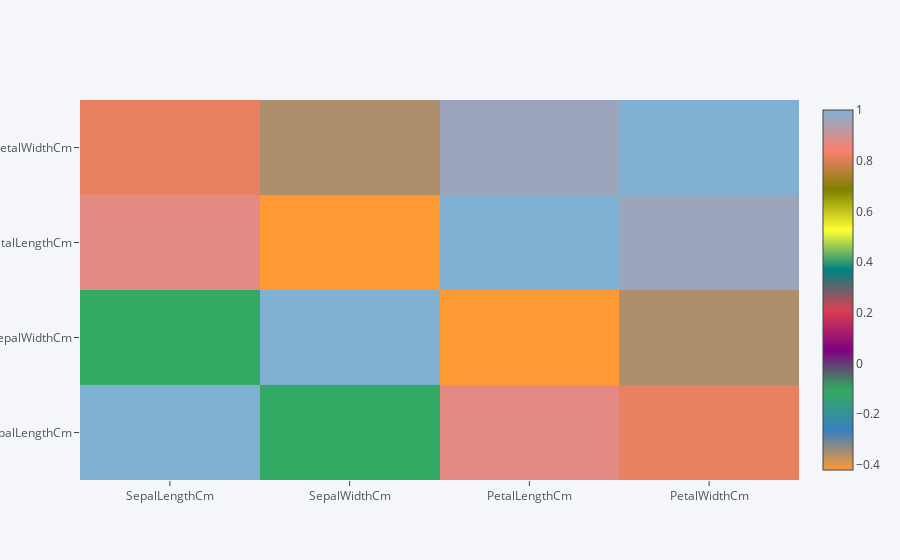

The cell this chart's notebook holds for it:
### Markdown cell above
#### Let's see the correlation between the random Variable/ different features

### Code cell
df.corr().iplot(kind='heatmap', )

### Figure 1 — Plotly figure (JSON) as saved in the notebook; plotly's stock layout.template omitted (floating-point values rounded to 4 significant figures)
{"data": [{"colorscale": [[0.0, "rgb(255, 153, 51)"], [0.1111, "rgb(55, 128, 191)"], [0.2222, "rgb(50, 171, 96)"], [0.3333, "rgb(128, 0, 128)"], [0.4444, "rgb(219, 64, 82)"], [0.5556, "rgb(0, 128, 128)"], [0.6667, "rgb(255, 255, 51)"], [0.7778, "rgb(128, 128, 0)"], [0.8889, "rgb(251, 128, 114)"], [1.0, "rgb(128, 177, 211)"]], "type": "heatmap", "uid": "383449fb-fe71-419b-9d58-9eb565cae6ad", "x": ["SepalLengthCm", "SepalWidthCm", "PetalLengthCm", "PetalWidthCm"], "y": ["SepalLengthCm", "SepalWidthCm", "PetalLengthCm", "PetalWidthCm"], "z": [[1.0, -0.1094, 0.8718, 0.818], [-0.1094, 1.0, -0.4205, -0.3565], [0.8718, -0.4205, 1.0, 0.9628], [0.818, -0.3565, 0.9628, 1.0]], "zmax": 1.0, "zmin": -0.4205}], "layout": {"legend": {"bgcolor": "#F5F6F9", "font": {"color": "#4D5663"}}, "paper_bgcolor": "#F5F6F9", "plot_bgcolor": "#F5F6F9", "title": {"font": {"color": "#4D5663"}}, "xaxis": {"gridcolor": "#E1E5ED", "showgrid": true, "tickfont": {"color": "#4D5663"}, "title": {"font": {"color": "#4D5663"}, "text": ""}, "zerolinecolor": "#E1E5ED"}, "yaxis": {"gridcolor": "#E1E5ED", "showgrid": true, "tickfont": {"color": "#4D5663"}, "title": {"font": {"color": "#4D5663"}, "text": ""}, "zerolinecolor": "#E1E5ED"}}}
